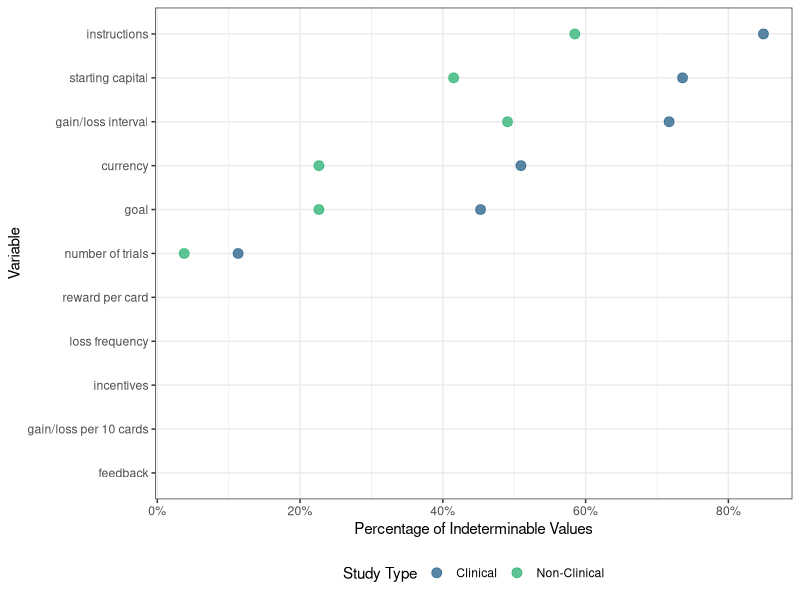
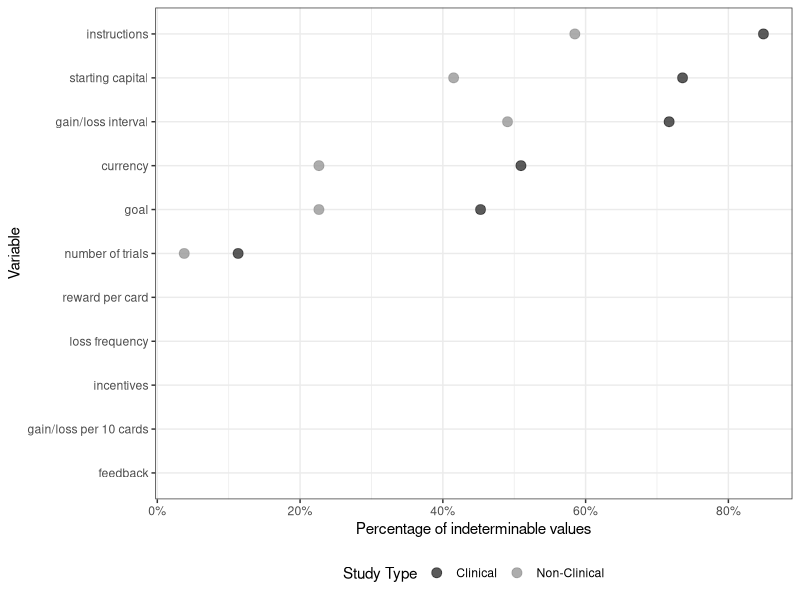
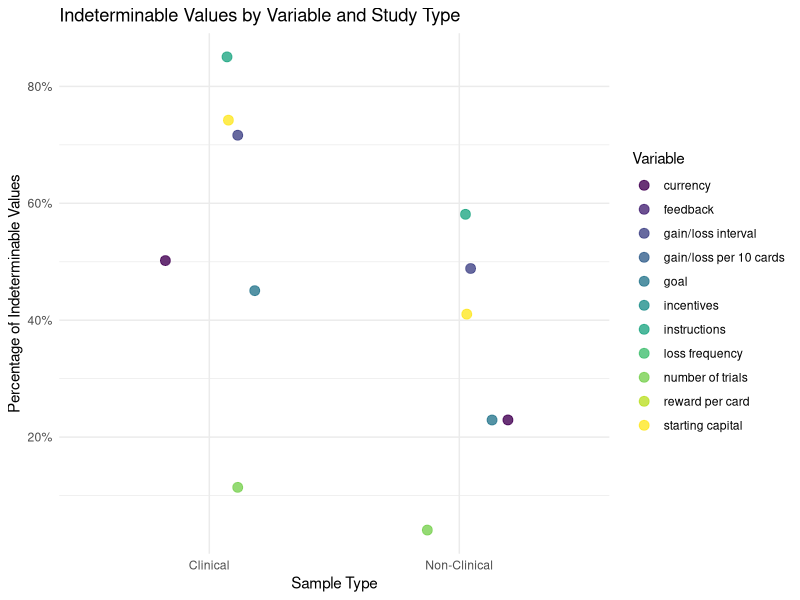
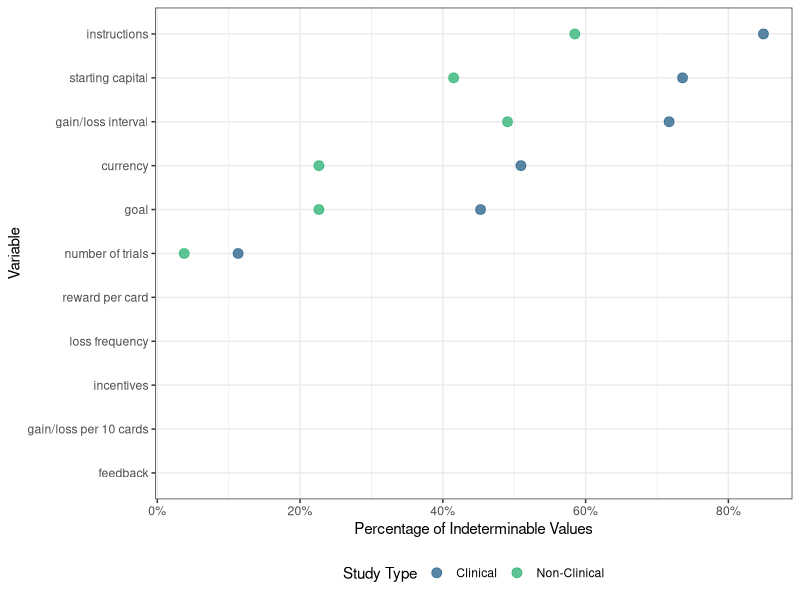
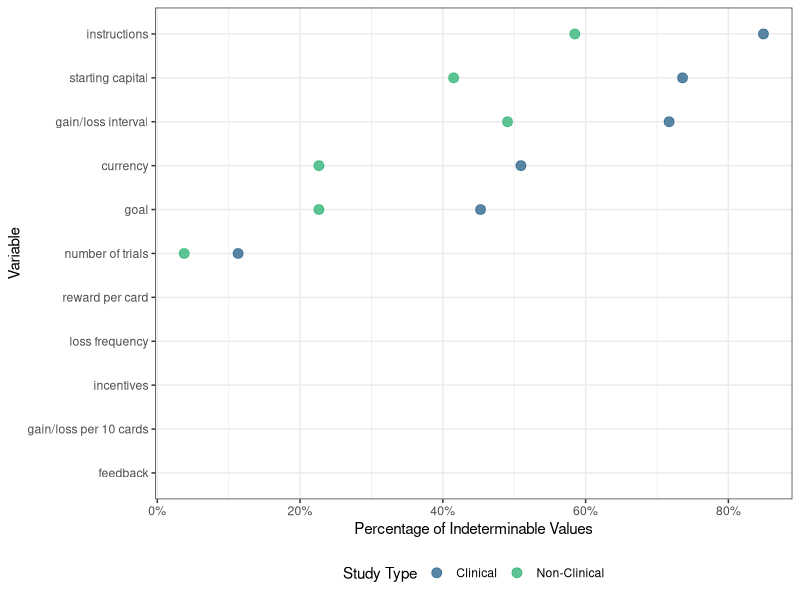
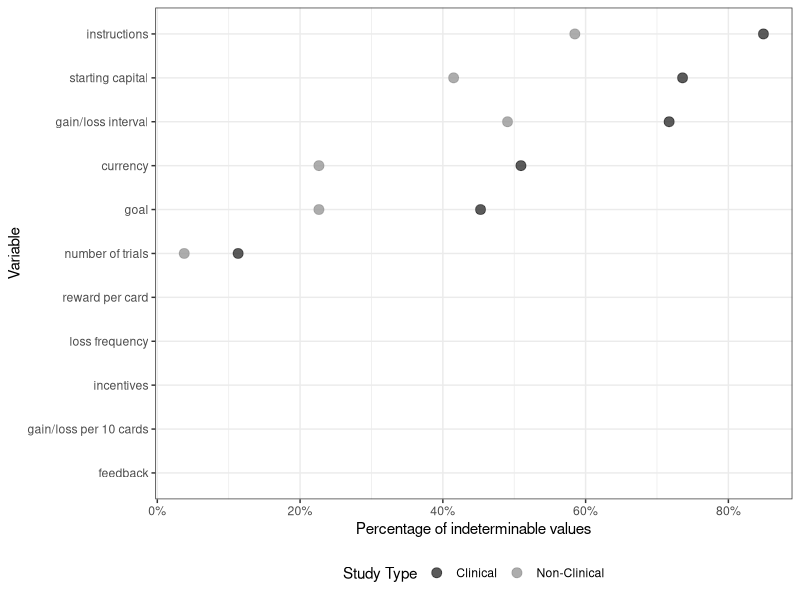
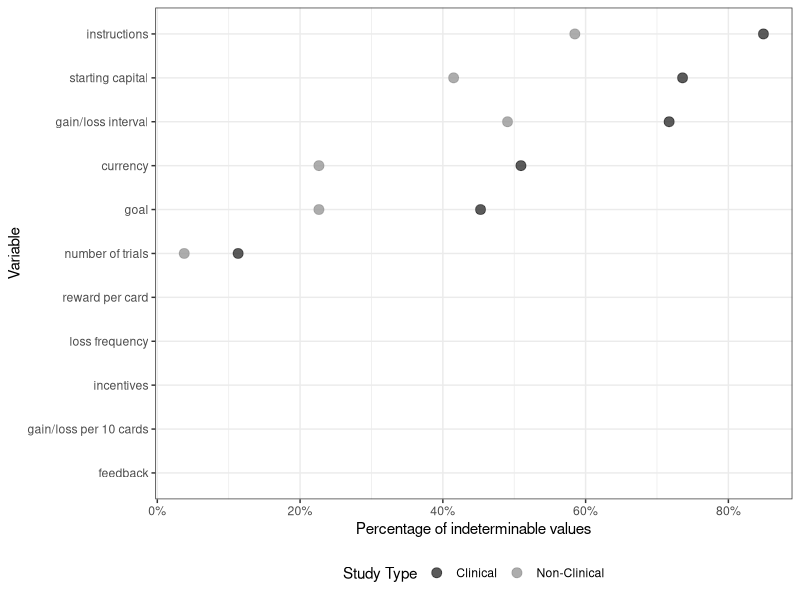

Recreate these plots in R, in order.
## ---- chunk 1
#| include: false

knitr::opts_chunk$set(echo = TRUE)

## ---- chunk 2
#| include: false

# load R packages 
library(knitr)
library(tidyverse)
library(readxl)
library(conflicted)
library(psych)
library(kableExtra)
library(scales)

# declare preferences regarding conflicts 
conflicts_prefer(dplyr::filter)
conflicts_prefer(readxl::read_excel)

## ---- chunk 3
#| include: false

# read procedure file
procedures_data <- read_xlsx("../../data/raw/metamethod review/master coding/codebook_procedure_master.xlsx") 
# read scoring master file
scoring_data <- read_xlsx("../../data/raw/metamethod review/master coding/codebook_scoring_master.xlsx") 
# read scores overview file
# this is a file with one row per distinct score 
scores_overview <- read_xlsx("../../data/processed/meta-methods review/scores_overview.xlsx")
# read monotonic scores file
# this is a file where we identified scores that can be linear transformed into each other
monotonic_scores <- read_xlsx("../../data/raw/metamethod review/master coding/monotonic_scores.xlsx")
# read sample categorization file
# this is a file that categorizes the study samples into clinical and non-clinical samples
sample_categories <- read_xlsx("../../data/raw/metamethod review/master coding/codebook_categorizations.xlsx")

## ---- chunk 4

# select relevant variables from data frame sample_categories
samples <- sample_categories %>% 
  select(article_id, category, info)

# join procedures_data with samples 
procedures_by_category <- procedures_data %>% 
  left_join(samples, by = "article_id") %>%
  mutate(clinical = category == 1) 

# count the tasks with clinical and non-clinical samples
row_counts <- procedures_by_category %>%
  count(clinical)

# select variables of interest
# create a boolean variable for clinical vs. non-clinical studies
# count the number of indeterminables for each variable
indeterminables_by_cat <- procedures_by_category %>%
  select(7:29, clinical) %>%
  pivot_longer(cols = 1:23, 
               names_to = "variable", values_to = "value") %>% 
  filter(value == "indeterminable") %>%
  count(clinical, variable) %>%
  pivot_wider(names_from = clinical, values_from = n, values_fill = 0) %>%
  rename(count_clinical = `TRUE`, count_non_clinical = `FALSE`) %>%
  mutate(
    pct_clinical = (count_clinical / 53 * 100),
    pct_non_clinical = (count_non_clinical / 53 * 100)
  ) %>%
  select(variable, count_clinical, pct_clinical, count_non_clinical, pct_non_clinical)

# calculate the totals across all variables
total_ind <- indeterminables_by_cat %>%
  summarise(
    variable = "total",
    count_clinical = sum(count_clinical),
    pct_clinical = (sum(count_clinical) / (53 * 23)) * 100, 
    count_non_clinical = sum(count_non_clinical),
    pct_non_clinical = (sum(count_non_clinical) / (53 * 23)) * 100
  )

# bind the total row to the main table
indeterminables_by_cat <- bind_rows(indeterminables_by_cat, total_ind)

indeterminables_by_cat |>
  kable() |>
  kable_classic(full_width = FALSE)

# in a next step, we want to collapse some of the variables
# determine the total number of studies
total_clinical <- row_counts$n[row_counts$clinical == TRUE]
total_non_clinical <- row_counts$n[row_counts$clinical == FALSE]

# generate the grouped table with the correct count of unique studies
indeterminables_grouped <- procedures_by_category %>%
  select(article_id, 7:29, clinical) %>%
  # rename some variables
  rename(`starting capital` = starting_capital, 
       `number of trials` = n_trials) %>%
  pivot_longer(cols = -c(article_id, clinical), names_to = "variable", values_to = "value") %>%
  filter(value == "indeterminable", variable != "protocol", variable != "n_blocks") %>%
  # group variables 
  mutate(variable = case_when(
    variable %in% c("reward_disadv", "reward_adv") ~ "reward per card",
    variable %in% c("loss1", "loss2", "gain1", "gain2") ~ "gain/loss per 10 cards",
    variable %in% c("loss_int1", "loss_int2", "gain_int1", "gain_int2") ~ "gain/loss interval",
    str_detect(variable, "freq") ~ "loss frequency",
    TRUE ~ variable
  )) %>%
  # count studies per group
  group_by(clinical, variable) %>%
  summarise(n = n_distinct(article_id), .groups = 'drop') %>%
  # wide format
  pivot_wider(names_from = clinical, values_from = n, values_fill = 0) %>%
  rename(count_clinical = `TRUE`, count_non_clinical = `FALSE`) %>%
  # calculate percentages
  mutate(
    pct_clinical = round((count_clinical / total_clinical * 100), 2),
    pct_non_clinical = round((count_non_clinical / total_non_clinical * 100), 2)
  ) %>%
  select(variable, count_clinical, pct_clinical, count_non_clinical, pct_non_clinical) %>%
  arrange(pmax(pct_clinical, pct_non_clinical))

# bind rows
# select relevant variables
indeterminables_grouped_final <- indeterminables_grouped %>%
  select(variable, pct_clinical, pct_non_clinical)

# print table 
indeterminables_grouped_final |>
  kable() |>
  kable_classic(full_width = FALSE)

## ---- chunk 5

# Filter out the "total" row for better visualization
indeterminables_dot_data <- indeterminables_grouped_final %>%
  filter(variable != "total") %>%
  pivot_longer(
    cols = starts_with("pct_"), 
    names_to = "sample_type", 
    values_to = "percentage"
  ) %>%
  mutate(
    sample_type = recode(sample_type,
                         "pct_clinical" = "Clinical",
                         "pct_non_clinical" = "Non-Clinical")
  )

# sort percentages of interderminables in descending order
indeterminables_dot_data <- indeterminables_dot_data %>%
  group_by(variable) %>%
  mutate(max_percentage = max(percentage, na.rm = TRUE)) %>%
  ungroup() %>%
  mutate(variable = fct_reorder(variable, max_percentage, .desc = FALSE))

# Create the dot plot
plot1 <- ggplot(indeterminables_dot_data, 
                aes(x = percentage, y = variable, color = sample_type)) +
  geom_point(size = 3, alpha = 0.8) +
  scale_color_manual(
    name = "Study Type",
    values = c("Clinical" = "#31688E", "Non-Clinical" = "#35B779")
  ) +
  labs(
    x = "Percentage of Indeterminable Values",
    y = "Variable"
  )  +
  theme_bw() + 
  scale_x_continuous(labels = percent_format(scale = 1)) +
  theme(legend.position = "bottom")

print(plot1)

ggsave(
  "figure1_indeterminables_by_variable_colors.pdf", 
  plot = plot1,                         
  width = 8,                                 
  height = 6                                 
)

ggsave(
  "figure1_indeterminables_by_variable_colors.png",
  plot = plot1,                         
  width = 8,                                 
  height = 6,                                
  dpi = 600                                  
)

## ---- chunk 6

plot1_grey <- ggplot(indeterminables_dot_data, 
                aes(x = percentage, y = variable, color = sample_type)) +
  geom_point(size = 3, alpha = 0.8) +
  scale_color_grey(name = "Study Type", start = 0.2, end = 0.6) + 
  labs(
    x = "Percentage of indeterminable values",
    y = "Variable"
  )  +
  theme_bw() + 
  scale_x_continuous(labels = percent_format(scale = 1)) +
  theme(legend.position = "bottom")


print(plot1_grey)

ggsave(
  "figure1_indeterminables_by_variable.pdf", 
  plot = plot1_grey,                         
  width = 8,                                 
  height = 6                                 
)

ggsave(
  "figure1_indeterminables_by_variable.png",
  plot = plot1_grey,                         
  width = 8,                                 
  height = 6,                                
  dpi = 600                                  
)


## ---- chunk 7

# Prepare the data for plotting
indeterminables_dot_data <- indeterminables_grouped %>%
  filter(variable != "total") %>%
  pivot_longer(
    cols = starts_with("pct_"), 
    names_to = "sample_type", 
    values_to = "percentage"
  ) %>%
  mutate(
    sample_type = recode(sample_type,
                         "pct_clinical" = "Clinical",
                         "pct_non_clinical" = "Non-Clinical")
  )

# Create the dot plot
plot2 <- ggplot(indeterminables_dot_data, 
                aes(x = sample_type, y = percentage, color = variable)) +
  geom_point(size = 3, alpha = 0.8, position = position_jitter(width = 0.2)) +
  scale_color_viridis_d(name = "Variable") +
  labs(
    title = "Indeterminable Values by Variable and Study Type",
    x = "Sample Type",
    y = "Percentage of Indeterminable Values"
  ) +
  theme_minimal()+
  scale_y_continuous(labels = percent_format(scale = 1))  # Show y-axis as percentages

print(plot2)
